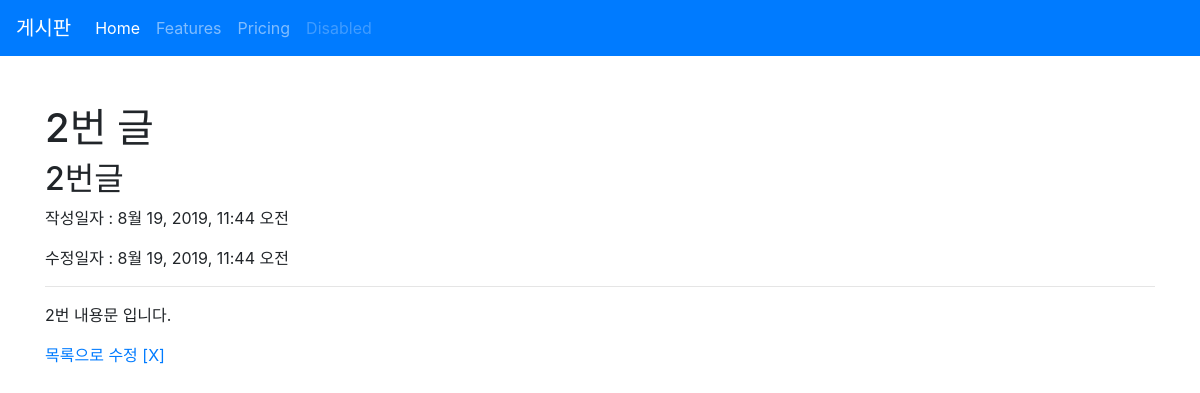
The app's page /articles/2/, older data.
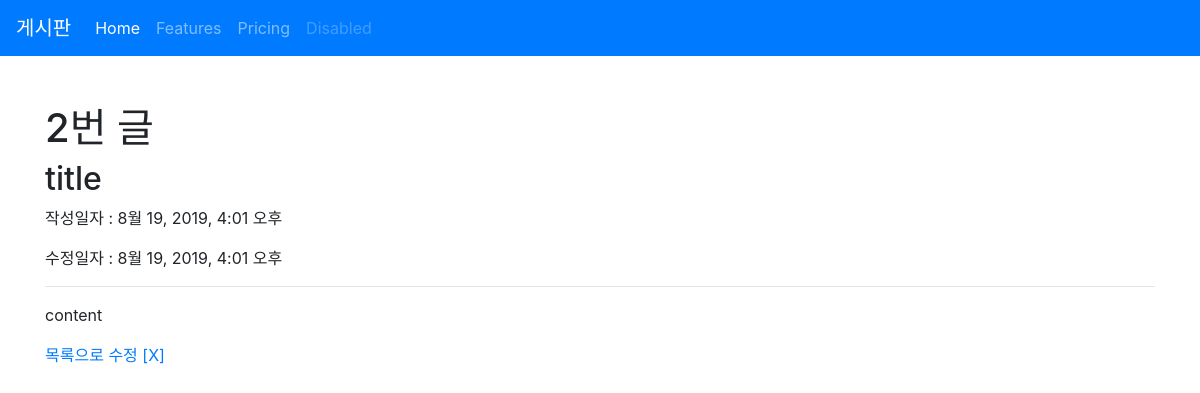
The same page, newer data.
### articles/models.py (models this page shows, shortened)
class Article(models.Model):
    title = models.CharField(max_length=10)
    context = models.TextField()
    created_at = models.DateTimeField(auto_now_add=True)
    update_at = models.DateTimeField(auto_now=True)

### articles/views.py (the view)
# urls.py: path('<int:article_pk>/', views.detail),
def detail(request, article_pk):
    article = Article.objects.get(pk = article_pk)
    context = {
        'article' : article
    }
    return render(request, 'articles/detail.html',context)

### articles/templates/articles/detail.html
{% extends 'articles/base.html' %}
{% block body %}
<h1>{{ article.id }}번 글</h1>
<h2>{{ article.title }}</h2>
<p>작성일자 : {{ article.created_at }}</p>
<p>수정일자 : {{ article.update_at }}</p>
<hr>
<p>{{ article.context }}</p>
<a href="/articles/">목록으로</a>
<a href="/articles/{{ article.pk }}/edit/">수정</a>
<a href="/articles/{{ article.pk }}/delete/">[X]</a>
{% endblock %}

Row changes from the older to the newer data that the page shows:
changed Article id 2: title "2번글" → "title"; created_at "8월 19, 2019, 11:44 오전" → "8월 19, 2019, 4:01 오후"; update_at "8월 19, 2019, 11:44 오전" → "8월 19, 2019, 4:01 오후"; context "2번 내용문 입니다." → "content"
